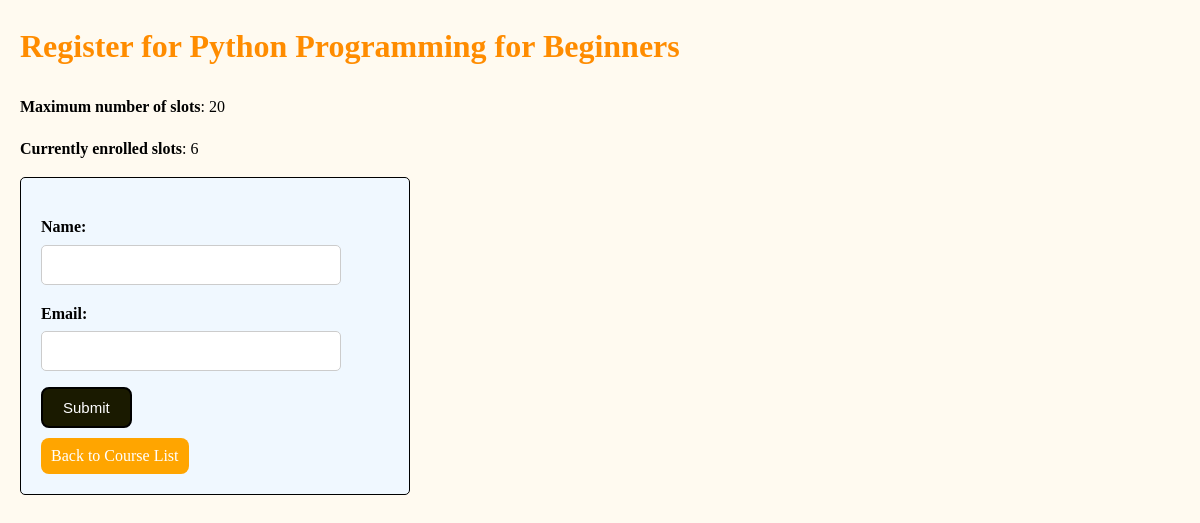
/register/4/, run on the app's committed database.
### courses/models.py (models this page shows, shortened)
class Course(models.Model):
    title=models.CharField(max_length=100)
    description=models.TextField()
    maximum_capacity = models.PositiveIntegerField()
    current_enrolled = models.PositiveIntegerField(default=0)

### courses/views.py (the view)
# urls.py: path('register/<int:course_id>/', views.course_register, name='course_register'),
def course_register(request, course_id):
    course = get_object_or_404(Course, id=course_id)
    if course.current_enrolled >= course.maximum_capacity:
        return HttpResponse("<h1>This course is full!</h1><a href='/'>Back to Course List</a>")
    if request.method == 'POST':
        form = StudentRegistrationForm(request.POST, available_courses=Course.objects.filter(id=course_id))
        if form.is_valid():
            name = form.cleaned_data['name']
            email = form.cleaned_data['email']
            student, created = Student.objects.get_or_create(name=name, email=email)
            if course in student.enrolled_courses.all():
                return HttpResponse(
                    "<h1>You are already enrolled in this course!</h1><a href='/'>Back to Course List</a>")
            else:
                student.enrolled_courses.add(course)
                course.current_enrolled += 1
                course.save()
                return HttpResponse("<h1>Successfully enrolled in the course!</h1><a href='/'>Back to Course List</a>")
                print(course)
            return redirect('course_list')
    else:
        form = StudentRegistrationForm(available_courses=Course.objects.filter(id=course_id))
    return render(request, 'courses/course_register.html', {'form': form, 'course': course})

### courses/forms.py
class StudentRegistrationForm(forms.Form):
    name = forms.CharField(max_length=100)
    email = forms.EmailField()
    def __init__(self, *args, **kwargs):
        available_courses = kwargs.pop('available_courses', None)
        super().__init__(*args, **kwargs)

### Templates/courses/course_register.html (shortened to what this page needs)
{% load static %}
<!DOCTYPE html>
<html lang="en">
<head>
    <link rel="stylesheet" href="{% static 'courses/style.css' %}">
</head>
<body>
    <h1>Register for {{ course.title }}</h1>
    <p></p><strong>Maximum number of slots</strong>: {{ course.maximum_capacity }}</P>
    <p></p><strong>Currently enrolled slots</strong>: {{ course.current_enrolled }}</P>
    <div class="register">
    <form class="form-container" method="post">
        {{ form.as_p }}
        <button type="submit" class="submit">Submit</button>
    </form>
    <a  href="{% url 'course_list' %}" >Back to Course List</a>
        </div>
</body>
</html>

### static/courses/style.css (style rules this page uses)
body { font-family: Outfit; margin: 20px; line-height: 1.6; background-color: #FFFAF0 }
h1 { color:#FF8C00; cursor: pointer; animation: slideIn 1s ease-out forwards; overflow: hidden; }
.register { background-color: #F0F8FF; padding: 20px; width:30%; border:1px solid black; border-radius:5px; }
a { text-decoration: none; color: white; background-color: orange; padding: 5px 10px; border-radius: 8px; display: inline-block; margin-top: 10px; }
form label { display: block; margin-bottom: 5px; font-weight: bold; }
form input { width: 300px; padding: 10px; font-size: 16px; border: 1px solid #ccc; border-radius: 5px; box-sizing: border-box; }
.submit { padding: 10px 20px; font-size: 15px; border-radius: 8px; font-weight:500px; background-color: #1a1a00; color: white; border: 2px solid black; cursor: pointer; }

### data on the page
Course: title "Python Programming for Beginners", maximum_capacity "20", current_enrolled "6"
